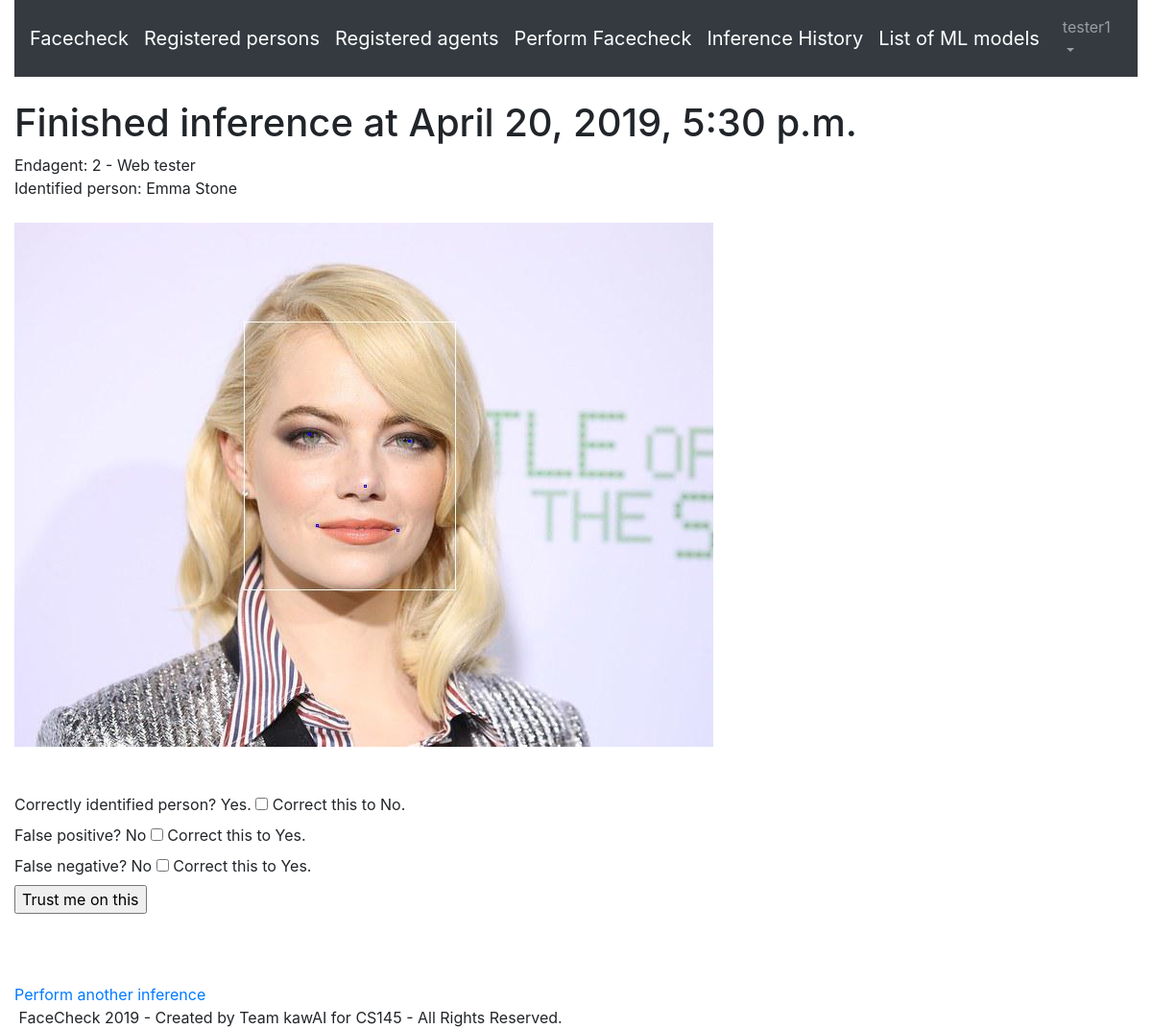
Screenshot of /inferences/result/7 (signed in) with the database file from the repository.
### faces/models.py (models this page shows, shortened)
class CustomUser(AbstractUser):
    def __str__(self):
        return "%i - %s"%(self.id, self.username)

class InferenceRequest(Model):
    endagent = models.ForeignKey(EndAgent, on_delete=models.CASCADE)
    person = models.ForeignKey(RegisteredPerson, on_delete=models.SET_NULL, blank=True, null=True)
    inference = models.ImageField(upload_to=infphotopath, default='defaultinference.jpg')
    timestamp = models.DateTimeField()
    face_detected = models.BooleanField('A face was detected', default=True)
    unknown_detected = models.BooleanField('An unknown face was detected', default=False)
    incorrect_identification = models.BooleanField(default=False)
    false_positive = models.BooleanField(default=False)
    false_negative = models.BooleanField(default=False)
    too_many_faces = models.BooleanField(default=False)
    l2_distance = models.FloatField("L2 distance between target face and nearest face in dataset", blank=True, null=True)

class EndAgent(Model):
    manager = models.ForeignKey(CustomUser, on_delete=models.CASCADE)
    name = models.CharField('Name of End Agent', max_length=30, blank=False)
    location = models.CharField('Location of Agent', max_length=50, blank=True)
    inf_count = models.PositiveIntegerField("Inferences performed count", default=0)
    ii_count = models.PositiveIntegerField("Incorrect identifications count", default=0)
    fp_count = models.PositiveIntegerField("False positives count", default=0)
    fn_count = models.PositiveIntegerField("False negatives count", default=0)
    def __str__(self):
        return "%i - %s"%(self.id, self.name)

class RegisteredPerson(Model):
    first_name = models.CharField('First name', max_length=40)
    last_name = models.CharField('Last name', max_length=25)
    is_enrstudent = models.BooleanField('Is an enrolled UP student', default=True)
    is_faculty = models.BooleanField('Is a faculty member', default=False)
    studentnum = models.CharField('Student/faculty number', max_length=9, null=True, blank=True)
    degreeprog = models.CharField('Degree program', max_length=50, null=True, blank=True)
    numphotos = models.PositiveIntegerField('Number of sample photos', default=0)

### faces/views.py (the view)
# urls.py: path('inferences/result/<int:pk>', views.ViewInference.as_view(), name='view_inference'),
class ViewInference(LoginRequiredMixin, DetailView):
    model = InferenceRequest
    template_name = 'inferences_detail.html'
    context_object_name = 'targetitem'

### templates/inferences_detail.html (shortened to what this page needs)
{% extends "base.html" %}
{% block content %}
<h1> Finished inference at {{targetitem.timestamp}} </h1>
Endagent: {{targetitem.endagent}} <br>
{% if targetitem.person != Null %}
Identified person: {{targetitem.person.first_name}} {{targetitem.person.last_name}}
{% elif targetitem.unknown_detected %} Unknown person
{% elif targetitem.too_many_faces %} Too many faces detected, but none identified
{% else %} No face detected. {% endif %}<br><br>
<img src="{{targetitem.inference.url}}"><br><br><br>
<form action="{% url 'correct_inference' targetitem.id %}" method="post">
Correctly identified person? {% if not targetitem.incorrect_identification %}
Yes.
<input type="checkbox" name="correction" value="5" id="5">
<label for="1"> Correct this to No.</label>
{% else %}
No
<input type="checkbox" name="correction" value="6" id="6">
<label for="2"> Correct this to Yes.</label>
{% endif %}
<br>
False positive? {% if targetitem.false_positive %}
Yes.
<input type="checkbox" name="correction" value="1" id="1">
<label for="1"> Correct this to No.</label>
{% else %}
No
<input type="checkbox" name="correction" value="2" id="2">
<label for="2"> Correct this to Yes.</label>
{% endif %}
<br>
False negative? {% if targetitem.false_negative %}
Yes.
<input type="checkbox" name="correction" value="3" id="3">
<label for="3"> Correct this to No. </label>
{% else %}
No
<input type="checkbox" name="correction" value="4" id="4">
<label for="4"> Correct this to Yes. </label>
{% endif %}
<br>
<input type="submit" value="Trust me on this">
</form>
<br><br><br>
<a href="{% url 'make_inference' %}"> Perform another inference </a>
{% endblock %}

### templates/base.html (shortened to what this page needs)
{% load static %}
<!doctype html>
<html lang="en">
  <head>
    <link rel='stylesheet' href='https://use.fontawesome.com/releases/v5.5.0/css/all.css'>
    <link rel="stylesheet" href="https://cdnjs.cloudflare.com/ajax/libs/font-awesome/4.7.0/css/font-awesome.min.css">
    <link rel="stylesheet" href="https://stackpath.bootstrapcdn.com/bootstrap/4.1.3/css/bootstrap.min.css">
  </head>
  <body>
    <div class="container-fluid">
        <header>
            <nav class="navbar navbar-expand-md navbar-dark bg-dark mb-4">
              <a class="navbar-brand" href="{% url 'home' %}">Facecheck</a>
              {% if user.is_authenticated %}
              <a class="navbar-brand" href="{% url 'list_persons' %}"> Registered persons</a>
              <a class="navbar-brand" href="{% url 'list_agents' %}"> Registered agents </a>
              <a class="navbar-brand" href="{% url 'make_inference' %}"> Perform Facecheck </a>
              <a class="navbar-brand" href="{% url 'list_inferences' %}"> Inference History </a>
              <a class="navbar-brand" href="{% url 'list_models' %}"> List of ML models </a>
              {% endif %}
              <div class="collapse navbar-collapse" id="navbarCollapse">
                {% if user.is_authenticated %}
                  <ul class="navbar-nav ml-auto">
                    <li class="nav-item">
                      <a class="nav-link dropdown-toggle" href="#" id="userMenu"\
                      data-toggle="dropdown" aria-haspopup="true" aria-expanded\
                      ="false">
                        {{ user.username }}
                      </a>
                    </li>
                  </ul>
                {% else %}
                  <form class="form-inline ml-auto">
                    <a href="{% url 'login' %}" class="btn btn-outline-secondary">
                    Log In</a>
                  </form>
                {% endif %}
              </div>
            </nav>
        </header>
        <div>
          {% block content %}
          {% endblock content %}
        </div>
        <footer class="footerdiv">
          &nbsp;FaceCheck 2019 - Created by Team kawAI for CS145 - All Rights Reserved.
        </footer>
    </div>
  </body>
</html>

### rows the page displays
CustomUser: username "tester1"
InferenceRequest: timestamp "April 20, 2019, 5:30 p.m.", endagent "2 - Web tester", person.first_name "Emma", person.last_name "Stone", inference (picture)
